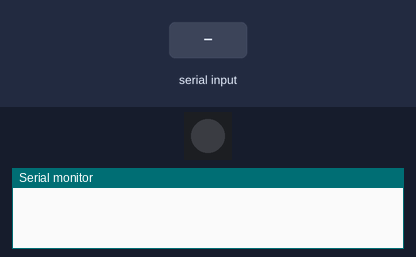
The sketch below on a simulated ESP32-S3. On the bench: 1 RGB LEDs in strip order, left to right, the last lines printed to the serial monitor. Inputs (shaded band) come from the test bench.

Above: at 1.2 s.
1.3 s: "R" received over Serial
At 2.5 s:
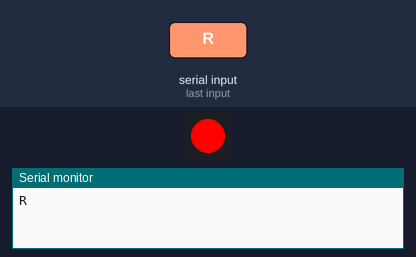
2.8 s: "G" received over Serial
At 3.8 s:
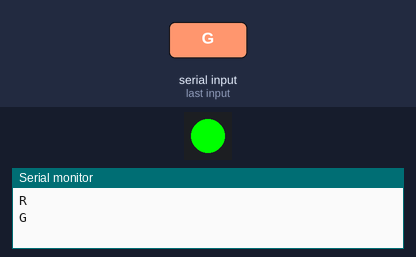
4.3 s: "B" received over Serial
At 4.9 s:
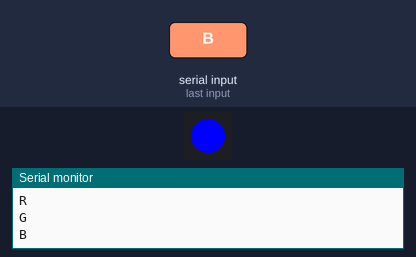
Timing chart, 0 to 7.3 s (numbered marks = the images above; inputs shaded):
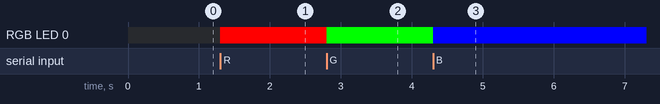

Measured:
- after the input at 1.3 s, RGB LED 0: off → RGB(255, 0, 0) at once
- after the input at 2.8 s, RGB LED 0: RGB(255, 0, 0) → RGB(0, 255, 0) at once
- after the input at 4.3 s, RGB LED 0: RGB(0, 255, 0) → RGB(0, 0, 255) at once

The sketch:

MCU_Example.ino
```cpp
#include <Adafruit_NeoPixel.h>

// 定义 WS2812 连接的引脚
// ESP32-S3-DevKitC-1 板载 WS2812 通常在 GPIO 48，如果无效请尝试改为 38 或 18
#define LED_PIN    48
#define NUM_LEDS   1  // 板载通常只有 1 颗灯珠

// 初始化 NeoPixel 对象
Adafruit_NeoPixel strip(NUM_LEDS, LED_PIN, NEO_GRB + NEO_KHZ800);

// 记录当前状态，初始为关闭 'C'
char currentState = 'C';

void setup() {
  // 初始化串口，波特率设为 115200
  Serial.begin(115200);

  // 初始化 WS2812
  strip.begin();
  strip.setPixelColor(0, strip.Color(0, 0, 0));
  strip.show(); // 初始关闭
  strip.setBrightness(255); // 设置亮度 (0-255)
}

void loop() {
  // 检查是否有串口数据输入
  if (Serial.available() > 0) {
    // 读取一个字符
    char incomingChar = Serial.read();

    // 根据接收到的字符执行操作
    switch (incomingChar) {
      case 'R':
        setLedColor(255, 0, 0); // 红色
        currentState = 'R';
        break;
      case 'G':
        setLedColor(0, 255, 0); // 绿色
        currentState = 'G';
        break;
      case 'B':
        setLedColor(0, 0, 255); // 蓝色
        currentState = 'B';
        break;
      case 'C':
        setLedColor(0, 0, 0);   // 关闭 (黑色)
        currentState = 'C';
        break;
      case 'T':
        // 查询状态，不改变灯光
        break;
      default:
        // 其他字符直接忽略
        return;
    }

    // 返回当前状态字符
    Serial.println(currentState);
  }
}

// 辅助函数：设置灯珠颜色并刷新
void setLedColor(int r, int g, int b) {
  strip.setPixelColor(0, strip.Color(r, g, b));
  strip.show();
}
```
